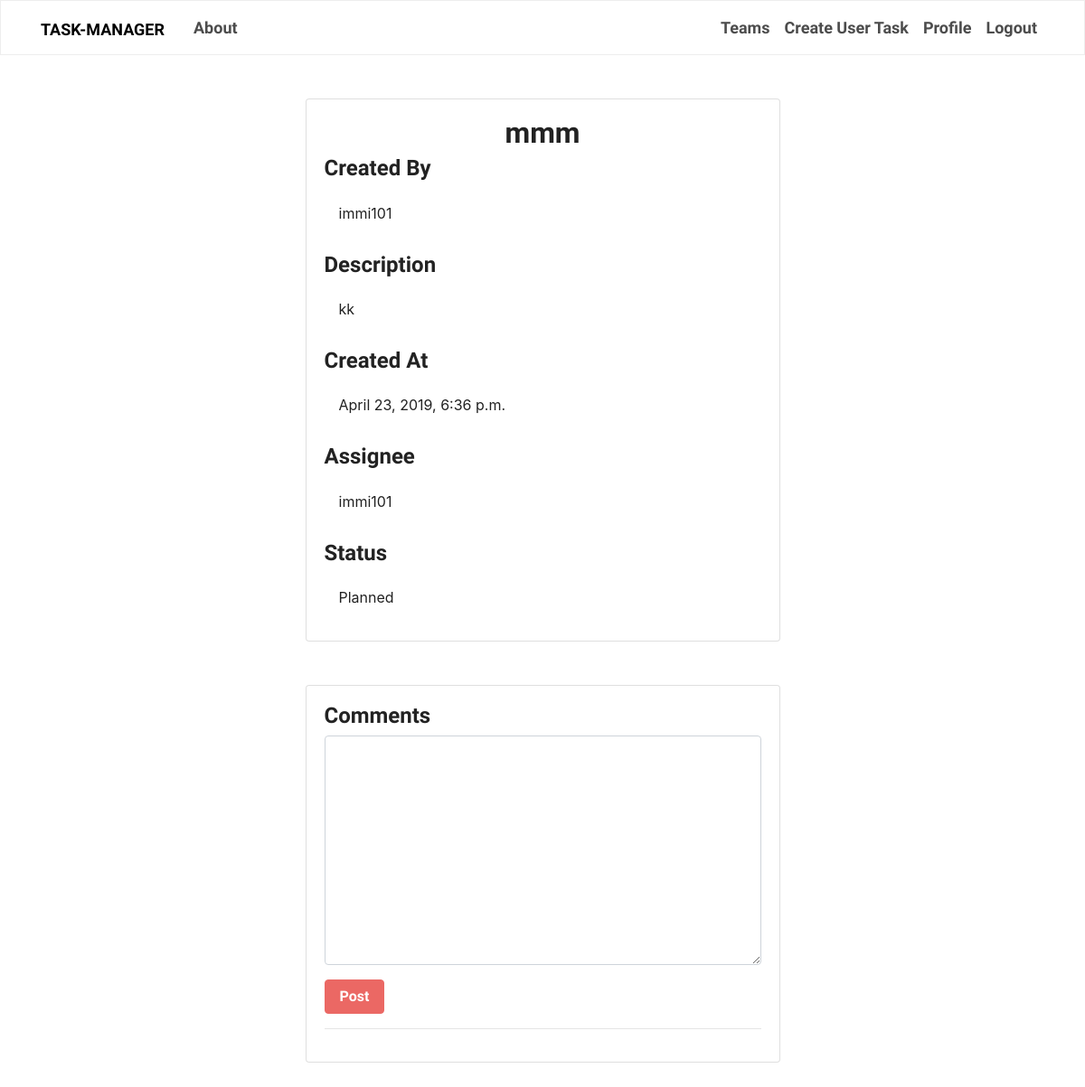
Page /teamtask/8/detail/ (signed in) on the committed database.
### tasks/models.py (models this page shows, shortened)
class Task(models.Model):
    title = models.CharField(max_length=100)
    desc = models.TextField(
        max_length=512, blank=True, null=True)
    assignee = models.ManyToManyField(
        User, related_name="assignee_mtem", blank=True)
    status_choices = (('pl', 'Planned'), ('ip', 'In Progress'),
                      ('do', 'Done'), ('st', 'Started'),)
    status = models.CharField(
        max_length=2, choices=status_choices, default='pl')
    owner = models.ForeignKey(
        User, related_name="tasks", on_delete=models.CASCADE, null=True, blank=True)
    team = models.ForeignKey(
        Team, related_name="teamtasks", on_delete=models.CASCADE, null=True, blank=True)
    created_at = models.DateTimeField(auto_now_add=True)
    @property
    def comments(self):
        queryset = Comment.objects.filter_by_instance(self)
        return queryset
    @property
    def get_content_type(self):
        task = self
        content_type = ContentType.objects.get_for_model(task.__class__)
        return content_type
    class Meta:
        ordering = ['-created_at']
        unique_together = ('title', 'owner',)

### tasks/views.py (the view, shortened to what this page needs)
@login_required
def teamtaskdetailview(request, pk):
    task = get_object_or_404(Task, pk=pk)
    comments = task.comments
    initial_data = {
        "content_type": task.get_content_type,
        "object_id": task.id
    }
    comment_form = CommentForm(request.POST or None, initial=initial_data)
    context = {
        "object": task,
        "comments": comments,
        "comment_form": comment_form
    }
    return render(request, "tasks/teamtask_detail.html", context)

### tasks/forms.py
class CommentForm(forms.Form):
    content_type = forms.CharField(widget=forms.HiddenInput)
    object_id = forms.IntegerField(widget=forms.HiddenInput)
    content = forms.CharField(label='', widget=forms.Textarea)

### tasks/models.py (called while the page is built)
    def filter_by_instance(self, instance):
        content_type = ContentType.objects.get_for_model(instance.__class__)
        object_id = instance.id
        query_set = super(CommentManager, self).filter(
            content_type=content_type, object_id=object_id)
        return query_set

### tasks/templates/tasks/teamtask_detail.html (shortened to what this page needs)
{% extends "tasks/base.html" %}
{% block content %}
{%load crispy_forms_tags%}
<div class="col-md-6 m-auto">
    <div class="card card-body mt-5 mb-5">
        <h2 class="text-center">{{object.title}}</h2>
        <h4>Created By</h4>
        <p class="card-text p-3">{{object.owner}}</p>
        <h4>Description</h4>
        <p class="text-justify card-text p-3">{{object.desc}}</p>
        <h4>Created At</h4>
        <p class="card-text p-3">{{object.created_at}}</p>
        <h4>Assignee</h4>
        {% for assignee in object.assignee.all %}
            <p class="card-text p-3">{{assignee.username}}</p>
        {% endfor %}
        <h4>Status</h4>
        <p class="card-text p-3">{{ object.get_status_display }}</p>
    </div>
</div>
<div class="col-md-6 m-auto">
    <div class="card card-body mt-5 mb-5">
        <h4>Comments</h4>
        <form method="POST">
            {{ comment_form|crispy }}
            <button class="btn btn-primary" type="submit">Post</button>
        </form>
        <hr/>
    </div>
</div>
{% endblock content %}

### rows in the picture
Task: title "mmm", owner "immi101", desc "kk", created_at "April 23, 2019, 6:36 p.m.", status "Planned"

### other values in the picture
{{ assignee.username }} "immi101"
